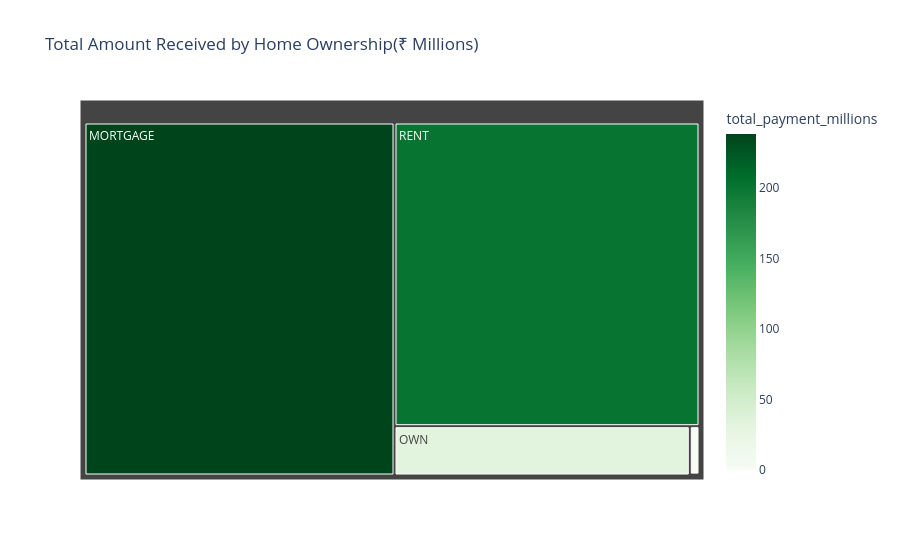

The code cell stored with this chart in its notebook:
### Markdown cell above
### Home Ownership by Total Amount Received

### Code cell
home_amount_received = df.groupby('home_ownership')['total_payment'].sum().reset_index()
home_amount_received['total_payment_millions']=home_amount_received['total_payment']/1000000

fig = px.treemap(
    home_amount_received,
    path=['home_ownership'],
    values='total_payment_millions',
    color='total_payment_millions',
    color_continuous_scale='greens',
    title='Total Amount Received by Home Ownership(₹ Millions)'
)

fig.show()

### Figure 1 — Plotly figure (JSON) as saved in the notebook; plotly's stock layout.template omitted (floating-point values rounded to 4 significant figures)
{"data": [{"branchvalues": "total", "customdata": [[238.5], [0.01905], [1.025], [31.73], [201.8]], "domain": {"x": [0, 1], "y": [0, 1]}, "hovertemplate": "labels=%{label}<br>total_payment_millions_sum=%{value}<br>parent=%{parent}<br>id=%{id}<br>total_payment_millions=%{color}<extra></extra>", "ids": ["MORTGAGE", "NONE", "OTHER", "OWN", "RENT"], "labels": ["MORTGAGE", "NONE", "OTHER", "OWN", "RENT"], "marker": {"coloraxis": "coloraxis", "colors": [238.5, 0.01905, 1.025, 31.73, 201.8]}, "name": "", "parents": ["", "", "", "", ""], "type": "treemap", "values": [238.5, 0.01905, 1.025, 31.73, 201.8]}], "layout": {"coloraxis": {"colorbar": {"title": {"text": "total_payment_millions"}}, "colorscale": [[0, "rgb(247,252,245)"], [0.125, "rgb(229,245,224)"], [0.25, "rgb(199,233,192)"], [0.375, "rgb(161,217,155)"], [0.5, "rgb(116,196,118)"], [0.625, "rgb(65,171,93)"], [0.75, "rgb(35,139,69)"], [0.875, "rgb(0,109,44)"], [1, "rgb(0,68,27)"]]}, "legend": {"tracegroupgap": 0}, "title": {"text": "Total Amount Received by Home Ownership(₹ Millions)"}}}
